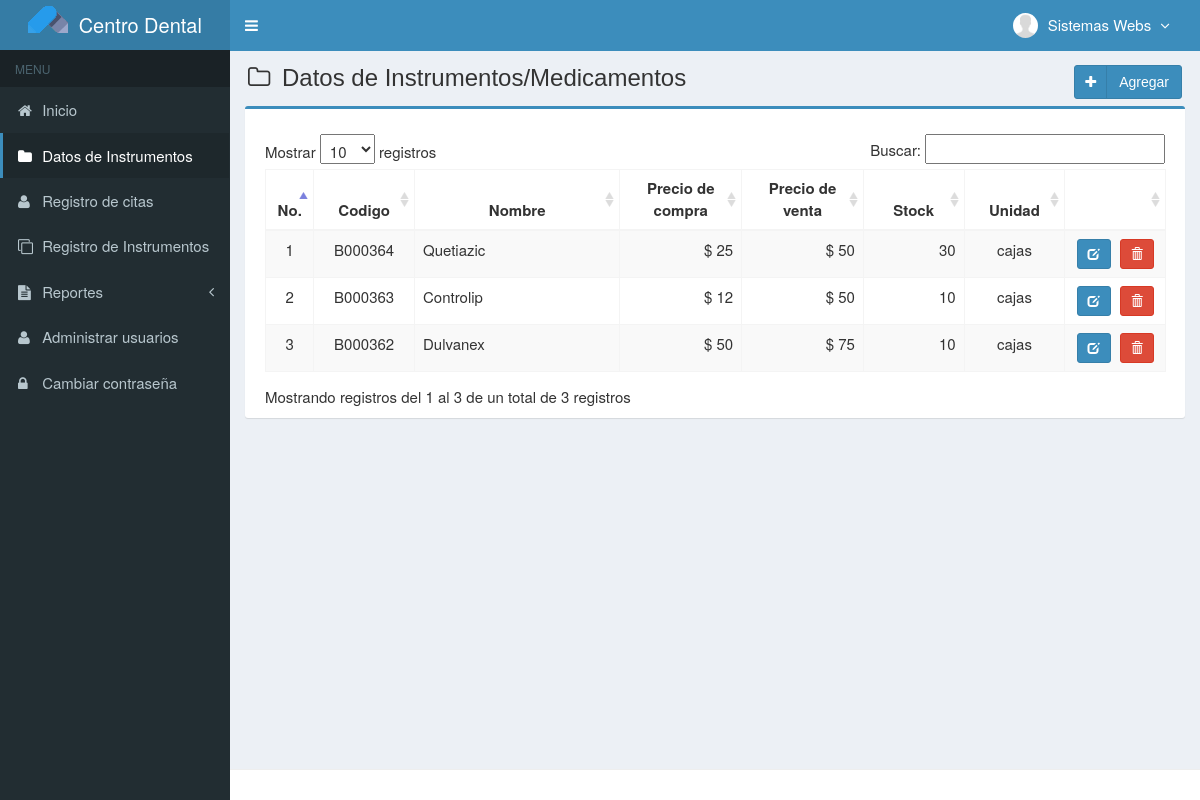
Screenshot of /main.php?module=medicines (signed in) with the database file from the repository.
### tables this page shows
CREATE TABLE `usuarios` (
  `id_user` int(3) NOT NULL,
  `username` varchar(50) NOT NULL,
  `name_user` varchar(50) NOT NULL,
  `password` varchar(50) NOT NULL,
  `email` varchar(50) DEFAULT NULL,
  `telefono` varchar(13) DEFAULT NULL,
  `foto` varchar(100) DEFAULT NULL,
  `permisos_acceso` enum('Super Admin','Gerente','Almacen') NOT NULL,
  `status` enum('activo','bloqueado') NOT NULL DEFAULT 'activo',
  `created_at` timestamp NOT NULL DEFAULT CURRENT_TIMESTAMP,
  `updated_at` timestamp NOT NULL DEFAULT CURRENT_TIMESTAMP ON UPDATE CURRENT_TIMESTAMP
);

CREATE TABLE `medicamentos` (
  `codigo` varchar(7) NOT NULL,
  `nombre` varchar(50) NOT NULL,
  `precio_compra` int(11) NOT NULL,
  `precio_venta` int(11) NOT NULL,
  `unidad` varchar(20) NOT NULL,
  `stock` int(11) NOT NULL,
  `created_user` int(3) NOT NULL,
  `created_date` timestamp NOT NULL DEFAULT CURRENT_TIMESTAMP,
  `updated_user` int(3) NOT NULL,
  `updated_date` timestamp NOT NULL DEFAULT CURRENT_TIMESTAMP ON UPDATE CURRENT_TIMESTAMP
);

### config/fungsi_rupiah.php (called while the page is built, shortened)
<?php
function format_rupiah($angka){
  $rupiah=number_format($angka,0,',','.');
  return $rupiah;
}
?>

### modules/medicines/view.php (the view, shortened to what this page needs)
<section class="content-header">
  <h1>
    <i class="fa fa-folder-o icon-title"></i> Datos de Instrumentos/Medicamentos
    <a class="btn btn-primary btn-social pull-right" href="?module=form_medicines&form=add" title="agregar" data-toggle="tooltip">
      <i class="fa fa-plus"></i> Agregar
    </a>
  </h1>
</section>
<section class="content">
  <div class="row">
    <div class="col-md-12">
      <div class="box box-primary">
        <div class="box-body">
          <table id="dataTables1" class="table table-bordered table-striped table-hover">
            <thead>
              <tr>
                <th class="center">No.</th>
                <th class="center">Codigo</th>
                <th class="center">Nombre</th>
                <th class="center">Precio de compra</th>
                <th class="center">Precio de venta</th>
                <th class="center">Stock</th>
                <th class="center">Unidad</th>
                <th></th>
              </tr>
            </thead>
            <tbody>
            <?php
            $no = 1;
            $query = mysqli_query($mysqli, "SELECT codigo,nombre,precio_compra,precio_venta,unidad,stock FROM medicamentos ORDER BY codigo DESC")
                                            or die('error: '.mysqli_error($mysqli));
            while ($data = mysqli_fetch_assoc($query)) {
              $precio_compra = format_rupiah($data['precio_compra']);
              $precio_venta = format_rupiah($data['precio_venta']);
              echo "<tr>
                      <td width='30' class='center'>$no</td>
                      <td width='80' class='center'>$data[codigo]</td>
                      <td width='180'>$data[nombre]</td>
                      <td width='100' align='right'>$ $precio_compra</td>
                      <td width='100' align='right'>$ $precio_venta</td>
                      <td width='80' align='right'>$data[stock]</td>
                      <td width='80' class='center'>$data[unidad]</td>
                      <td class='center' width='80'>
                        <div>
                          <a data-toggle='tooltip' data-placement='top' title='modificar' style='margin-right:5px' class='btn btn-primary btn-sm' href='?module=form_medicines&form=edit&id=$data[codigo]'>
                              <i style='color:#fff' class='glyphicon glyphicon-edit'></i>
                          </a>";
            ?>
                          <a data-toggle="tooltip" data-placement="top" title="Eliminar" class="btn btn-danger btn-sm" href="modules/medicines/proses.php?act=delete&id=<?php echo $data['codigo'];?>" onclick="return confirm('estas seguro de eliminar<?php echo $data['nombre']; ?> ?');">
                              <i style="color:#fff" class="glyphicon glyphicon-trash"></i>
                          </a>
            <?php
              echo "    </div>
                      </td>
                    </tr>";
              $no++;
            }
            ?>
            </tbody>
          </table>
        </div>
      </div>
    </div>
  </div>
</section><!-- /.content

### top-menu.php (shortened to what this page needs)
<?php
require_once "config/database.php";
$query = mysqli_query($mysqli, "SELECT id_user, name_user, foto, permisos_acceso FROM usuarios WHERE id_user='$_SESSION[id_user]'")
                                or die('error: '.mysqli_error($mysqli));
$data = mysqli_fetch_assoc($query);
?>
<li class="dropdown user user-menu">
  <a href="#" class="dropdown-toggle" data-toggle="dropdown">
  <?php
  if ($data['foto']=="") { ?>
    <img src="images/user/user-default.png" class="user-image" alt="User Image"/>
  <?php
  }
  else { ?>
    <img src="images/user/<?php echo $data['foto']; ?>" class="user-image" alt="User Image"/>
  <?php
  }
  ?>
    <span class="hidden-xs"><?php echo $data['name_user']; ?> <i style="margin-left:5px" class="fa fa-angle-down"></i></span>
  </a>
</li>

### assets/css/style.css (style rules this page uses)
.btn-social *:first-child { border-right: 1px solid rgba(0, 0, 0, 0.1); bottom: 0; font-size: 1em !important; left: 0; line-height: 32px !important; position: absolute; text-align: center; top: 0; width: 32px !important; }
.content-header { padding: 15px 18px 0; position: relative; }
.center { text-align:center; }
.icon-title { margin-right: 5px; }
body { background-color: #fff; color: #333; font-size: 15px; line-height: 1.42857; }

### rows the page displays
usuarios: foto (placeholder picture), name_user "Sistemas Webs"
medicamentos: codigo "B000364", nombre "Quetiazic", precio_compra "25", precio_venta "50", stock "30", unidad "cajas"
medicamentos: codigo "B000363", nombre "Controlip", precio_compra "12", precio_venta "50", stock "10", unidad "cajas"
medicamentos: codigo "B000362", nombre "Dulvanex", precio_compra "50", precio_venta "75", stock "10", unidad "cajas"
